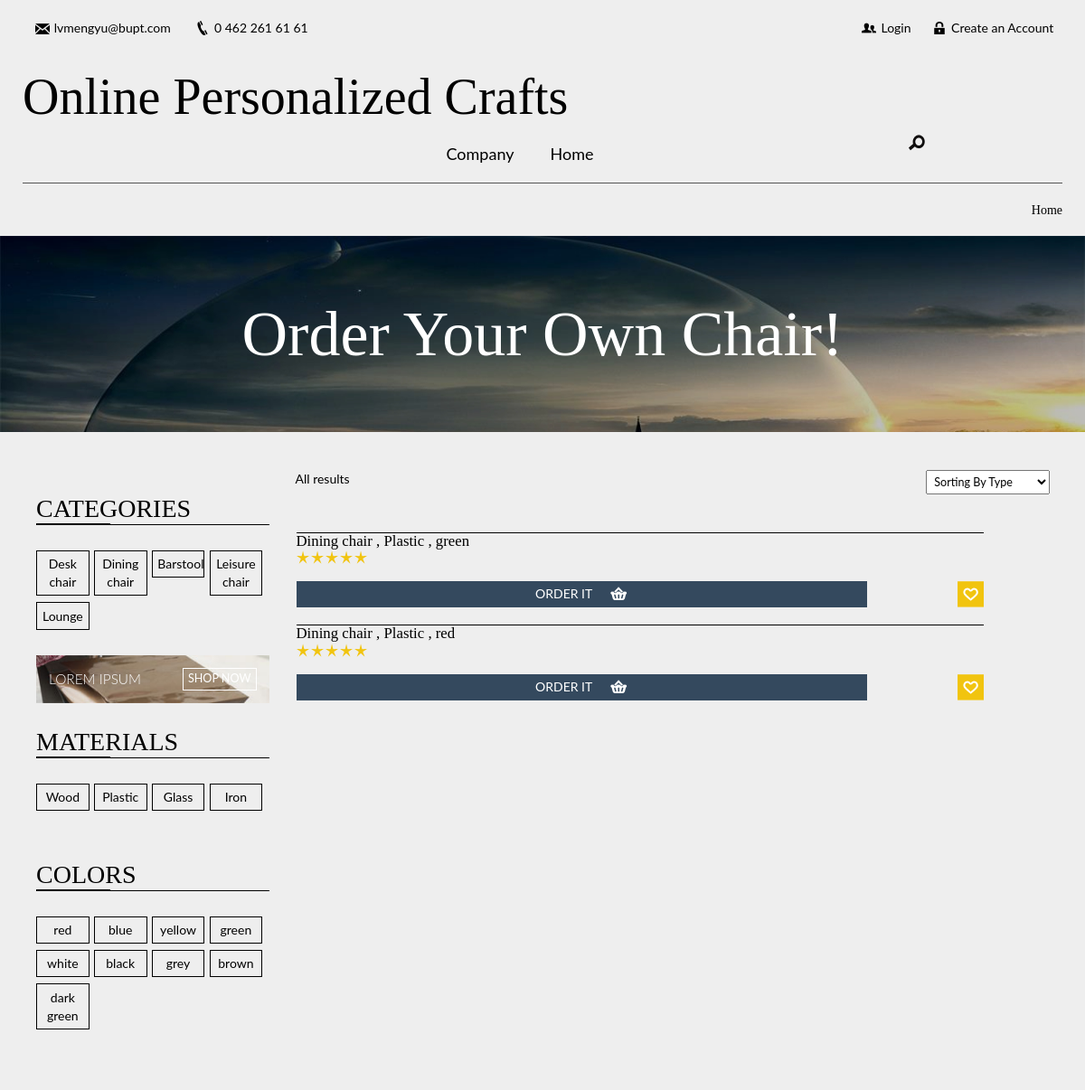
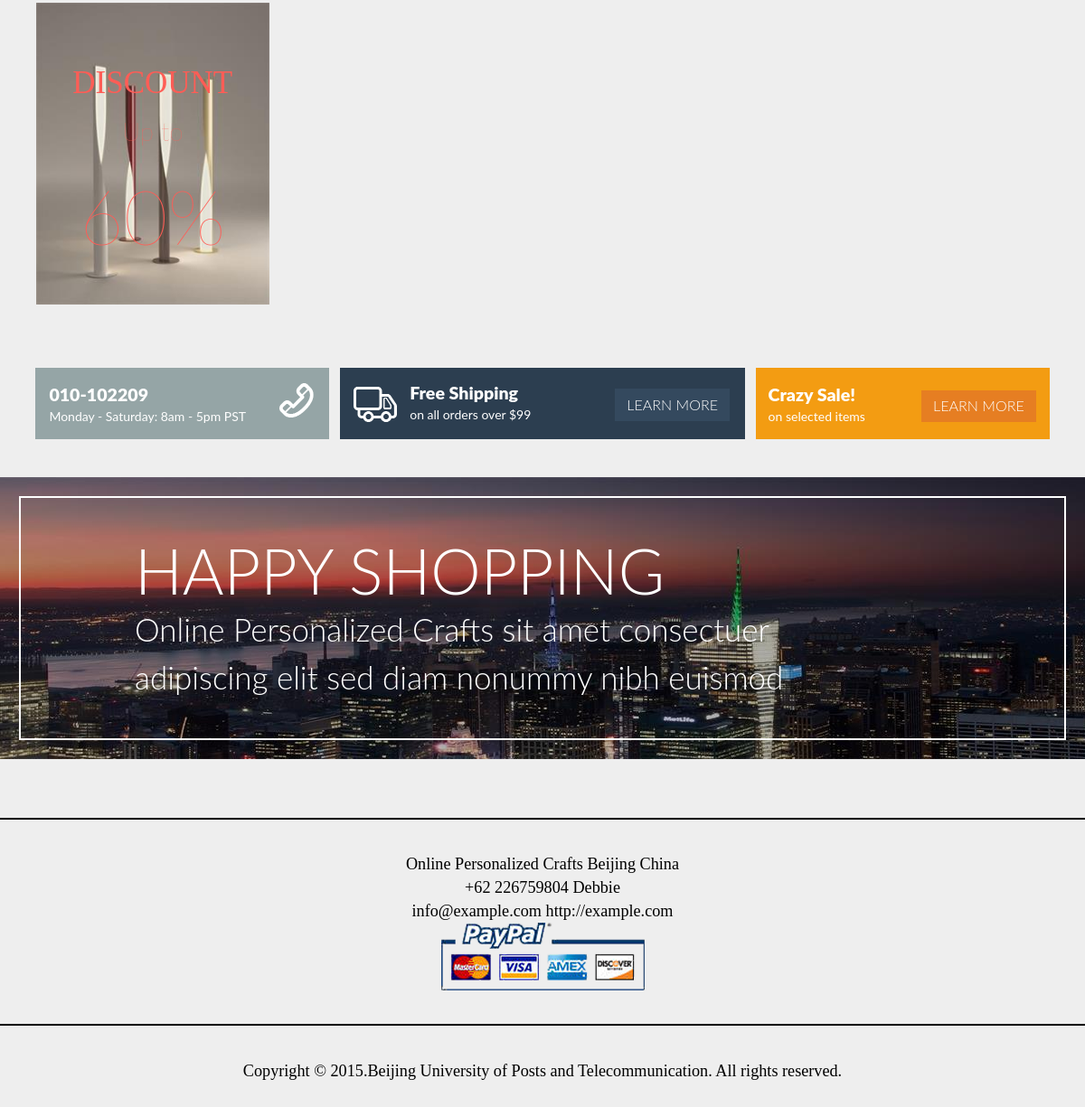
Page /OnlinePersonalizedCraftsWebsite/index.php?type=2 on the committed database (2 pictures, top to bottom).
### tables this page shows
CREATE TABLE `type` (
  `id` int(11) NOT NULL AUTO_INCREMENT,
  `typeName` varchar(20) DEFAULT NULL,
  PRIMARY KEY (`id`)
);

CREATE TABLE `material` (
  `id` int(11) NOT NULL AUTO_INCREMENT,
  `materialName` varchar(20) DEFAULT NULL,
  PRIMARY KEY (`id`)
);

CREATE TABLE `color` (
  `id` int(11) NOT NULL AUTO_INCREMENT,
  `colorName` varchar(20) DEFAULT NULL,
  PRIMARY KEY (`id`)
);

CREATE TABLE `order` (
  `id` int(11) NOT NULL AUTO_INCREMENT,
  `contacts` varchar(20) DEFAULT NULL,
  `address` varchar(30) DEFAULT NULL,
  `phone` varchar(30) DEFAULT NULL,
  `quantity` int(11) DEFAULT NULL,
  `specificDemand` text,
  `userId` int(11) DEFAULT NULL,
  `typeId` int(11) DEFAULT NULL,
  `materialId` int(11) DEFAULT NULL,
  `colorId` int(11) DEFAULT NULL,
  PRIMARY KEY (`id`)
);

### OnlinePersonalizedCraftsWebsite/dbConnection.php (called while the page is built, shortened)
<?php
$dbname = DBNAME;
$dbhost = DBHOST;
$dbuser = DBUSER;
$dbpw = DBPW;
$db= new PDO("mysql:host=$dbhost;dbname=$dbname", "$dbuser", "$dbpw");
$db->setAttribute(PDO::ATTR_ERRMODE, PDO::ERRMODE_EXCEPTION);
$db->exec('set names utf8');
function db_select($str){
	global $db;
	$result = $db->query($str);
	$row = $result->fetchall(PDO::FETCH_NUM);
	return $row;
}
?>

### OnlinePersonalizedCraftsWebsite/leftbar.php (the view, shortened to what this page needs)
<div class="col-md-3 product-price">
	<div class=" rsidebar span_1_of_left">
		<div class="sellers">
			<div class="of-left-in">
				<h3 class="tag">CATEGORIES</h3>
			</div>
			<div class="tags">
				<ul>
					<?php
						require_once('./dbConnection.php');
						$sql="SELECT id,typeName FROM type LIMIT 12";
						$res=db_select($sql);
						for($i=0;$i<count($res);$i++){
							echo '<li class="subitem1"><a href="index.php?type='.$res[$i][0].'">'.$res[$i][1].'</a></li>';
						}
					?>
					<div class="clearfix"> </div>
				</ul>
			</div>
		</div>
	</div>
	<div class="product-middle">
		<div class="fit-top">
			<h6 class="shop-top">LOREM IPSUM</h6>
			<a href="addOrder.php" class="shop-now">SHOP NOW</a>
			<div class="clearfix"> </div>
		</div>
	</div>
	<div class="sellers">
		<div class="of-left-in">
			<h3 class="tag">MATERIALS</h3>
		</div>
		<div class="tags">
			<ul>
				<?php
					$sql="SELECT id,materialName FROM material LIMIT 12";
					$res=db_select($sql);
					for($i=0;$i<count($res);$i++){
						echo '<li><a href="index.php?material='.$res[$i][0].'">'.$res[$i][1].'</a></li>';
					}
				 ?>
				<div class="clearfix"> </div>
			</ul>
		</div>
	</div>
		<div class="sellers">
		<div class="of-left-in">
			<h3 class="tag">COLORS</h3>
		</div>
		<div class="tags">
			<ul>
				<?php
					$sql="SELECT id,colorName FROM color LIMIT 12";
					$res=db_select($sql);
					for($i=0;$i<count($res);$i++){
						echo '<li><a href="index.php?color='.$res[$i][0].'">'.$res[$i][1].'</a></li>';
					}
				 ?>
				<div class="clearfix"> </div>
			</ul>
		</div>
	</div>
	<div class=" per1">
		<a href="addOrder.php" ><img class="img-responsive" src="images/pro.jpg" alt="">
			<div class="six1">
				<h4>DISCOUNT</h4>
				<p>Up to</p>
				<span>60%</span>
			</div>
		</a>
	</div>
</div>

### OnlinePersonalizedCraftsWebsite/index.php (shortened to what this page needs)
<!DOCTYPE html>
<html>
<head>
<?php
	require_once('./header.php');
?>
</head>
<body>
<?php
	require_once('./menubar.php');
?>
<div class="container">
	<hr style="margin:0;height:1px;border:none;border-top:1px solid #555555;" />
	<h6 class="dress">
		<a href="index.php">Home</a>
	</h6>
</div>
<div class="back">
	<h2><a href='./addOrder.php'>Order Your Own Chair!</a></h2>
</div>
		<div class="product">
			<div class="container">
				<?php
					require_once("leftbar.php");
				?>
				<div class="col-md-9 product-price1">
					<div class="mens-toolbar">
						<p class="showing">All results</p>
	                 <div class="sort">
			            <select id="sorting_list" onchange="orderBy(this.value)">
			                <option value="type">Sorting By Type </option>
			            </select>
	    		     </div>
                	<div class="clearfix"></div>
					</div>
					<div class="product-right-top">
						<div class="top-product">
							<div class="col-md-11 chain-grid  simpleCart_shelfItem">
						<?php
							require_once('./dbConnection.php');
							$orderby="type";
							$search="";
							$type="";
							if(isset($_GET["type"]))$type=$_GET["type"];
							$orderSqlStr="";
							if($orderby=="type")$orderSqlStr="type.typeName";
							else if($orderby=="color")$orderSqlStr="color.colorName";
							else if($orderby=="material")$orderSqlStr="material.materialName";
							$sql="SELECT typeName,materialName,colorName,specificDemand, `order`.id ".
								"FROM `order` ".
								"LEFT JOIN type ON `order`.typeId = type.id ".
								"LEFT JOIN material ON `order`.materialId = material.id ".
								"LEFT JOIN color ON `order`.colorId = color.id ".
								"WHERE ";
							if($type!="")$sql=$sql."typeId='{$type}' AND ";
							$sql=$sql."specificDemand LIKE '%{$search}%' ORDER BY {$orderSqlStr} LIMIT 10";
							$res=db_select($sql);
							if(count($res)>0){
								for($i=0;$i<count($res);$i++){
									echo '<div class="grid-chain-bottom " style="border-top:1px solid #000"><h6>';
									echo "<a href='orderDetail.php?id={$res[$i][4]}'>";
									echo " {$res[$i][0]} ,";
									echo " {$res[$i][1]} ,";
									echo " {$res[$i][2]} ";
									echo '</a></h6><div class="star-price"><div class="price-at"><ul class="star-footer"><li><a><i> </i></a></li><li><a><i> </i></a></li><li><a><i> </i></a></li><li><a><i> </i></a></li><li><a><i> </i></a></li></ul></div><div class="clearfix"> </div></div><div>';
									echo '</div><div class="cart-add"><a class="add1 item_add" href="addOrder.php?id='.$res[$i][4].'">ORDER IT<i> </i></a><a class="add2"><i> </i></a><div class="clearfix"> </div></div></div>';
								}
							}else{
								echo '<div class="grid-chain-bottom " style="border-top:1px solid #000"><br/><br/><h6>No Result.</h6></div>';
							}
						?>
						</div>
						<div class="clearfix"> </div>
						</div>
					</div>
				</div>
			<div class="clearfix"> </div>
				<div class="shipping">
					<div class="col-md-3 col-md1">
						<div class=" phone">
							<div class="num">
								<span>010-102209</span>
								<p>Monday - Saturday: 8am - 5pm PST</p>
							</div>
							<i class="phone-in"> </i>
							<div class="clearfix"> </div>
						</div>
					</div>
					<div class="col-md-5 col-md2">
						<div class=" phone1">
							<i class="phone-in1"> </i>
							<div class="num1">
								<span>Free Shipping</span>
								<p>on all orders over $99</p>
							</div>
							<a class="learn-in" href="#">Learn More</a>
							<div class="clearfix"> </div>
						</div>
					</div>
					<div class="col-md-4 col-md3">
						<div class=" phone2">
							<div class="num2">
								<span>Crazy Sale!</span>
								<p>on selected items</p>
							</div>
							<a class="learn-in1" href="#">Learn More</a>
							<div class="clearfix"> </div>
						</div>
			</div>
			</div>
				</div>
		</div>
		<div class="bottom-grid1">
					<div class="fit1">
						<h3>HAPPY SHOPPING</h3>
						<p>Online Personalized Crafts  sit amet consectuer adipiscing elit
sed diam nonummy nibh euismod</p>
					</div>
				</div>
	<?php
		require_once('./footer.php');
	?>
</body>
</html>

### rows in the picture
type: typeName "Desk chair"
type: typeName "Dining chair"
type: typeName "Barstool"
type: typeName "Leisure chair"
type: typeName "Lounge"
material: materialName "Wood"
material: materialName "Plastic"
material: materialName "Glass"
material: materialName "Iron"
color: colorName "red"
color: colorName "blue"
color: colorName "yellow"
color: colorName "green"
color: colorName "white"
color: colorName "black"
color: colorName "grey"
color: colorName "brown"
color: colorName "dark green"
order: typeId.typeName "Dining chair", materialId.materialName "Plastic", colorId.colorName "green"
order: typeId.typeName "Dining chair", materialId.materialName "Plastic", colorId.colorName "red"
